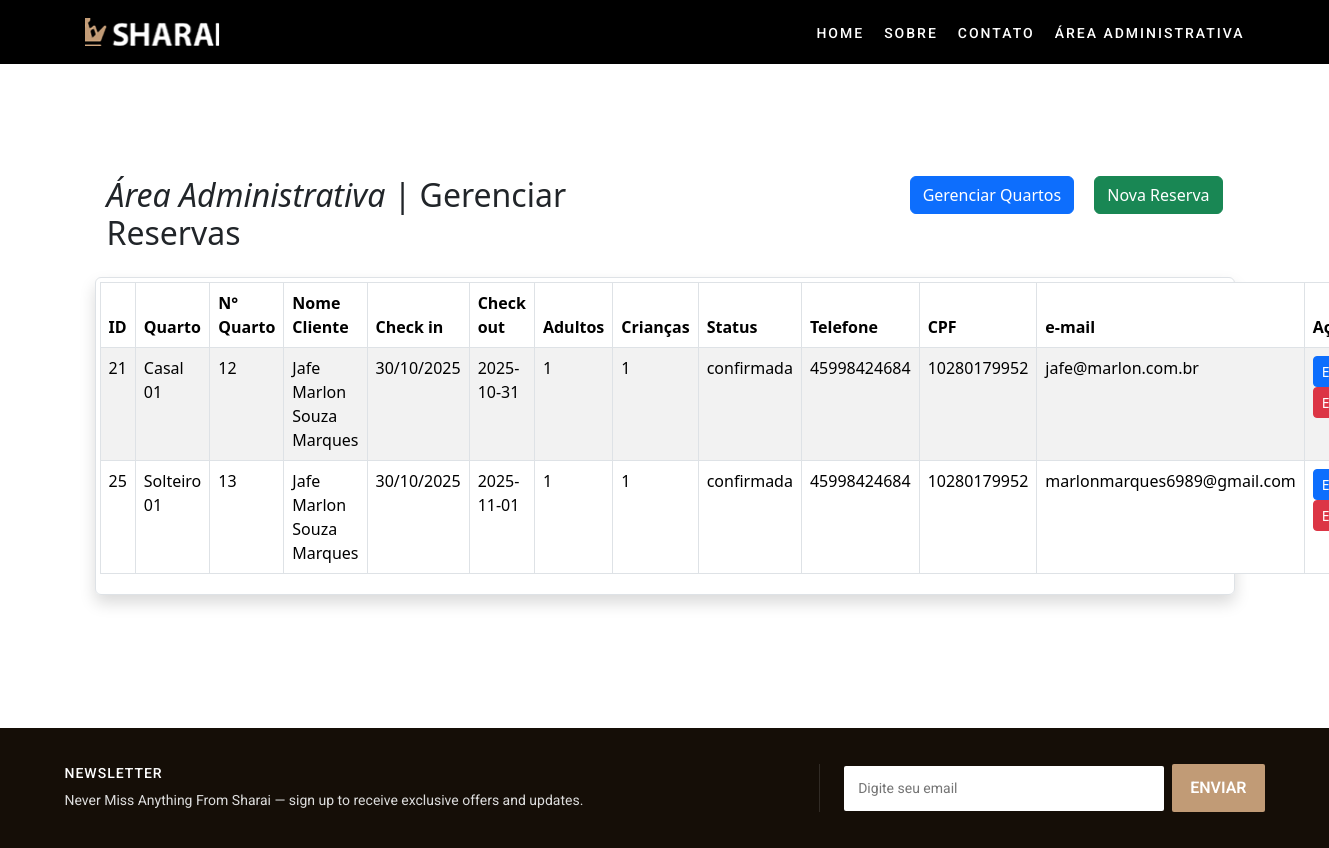
Screenshot of /reservas-gerenciar.php with the database file from the repository.
### tables this page shows
CREATE TABLE `reservas` (
  `id` int(11) NOT NULL,
  `quarto_id` int(11) NOT NULL,
  `nome_cliente` varchar(100) NOT NULL,
  `adultos` int(2) NOT NULL,
  `criancas` int(2) NOT NULL,
  `email` varchar(100) DEFAULT NULL,
  `cpf` varchar(15) NOT NULL,
  `telefone` varchar(20) DEFAULT NULL,
  `data_checkin` date DEFAULT NULL,
  `data_checkout` date DEFAULT NULL,
  `status` enum('confirmada','cancelada') DEFAULT 'confirmada',
  `created_at` timestamp NOT NULL DEFAULT current_timestamp()
);

CREATE TABLE `quartos` (
  `id` int(11) NOT NULL,
  `nome` varchar(255) NOT NULL,
  `numero` varchar(10) NOT NULL,
  `tipo` varchar(50) NOT NULL,
  `preco` decimal(10,2) NOT NULL,
  `descricao` text DEFAULT NULL,
  `ativo` tinyint(1) NOT NULL DEFAULT 1,
  `created_at` timestamp NOT NULL DEFAULT current_timestamp()
);

### reservas-gerenciar.php (the view, shortened to what this page needs)
<!DOCTYPE html>
<html lang="pt-br">
<head>
   <link rel="stylesheet" href="assets/css/correcao-modal.css">
   <link href="https://cdn.jsdelivr.net/npm/bootstrap@5.3.8/dist/css/bootstrap.min.css" rel="stylesheet"
>
</head>
<body class="mt-5">
   <?php include 'view/header.php'; ?>
   <div class="container mt-5">
      <div class="row">
         <h2 class="col-sm text-start"><i>Área Administrativa</i> | Gerenciar Reservas</h2>
         <div class="col-sm text-end">
            <a href="quartos-gerenciar.php" class="btn btn-primary me-3 "> Gerenciar Quartos </a>
            <a href="reserva.php" class="btn btn-success "> Nova Reserva </a>
         </div>
      </div>
   </div>
   <div class="container mt-3 shadow border rounded p-1">
      <table class="table table-striped table-hover table-bordered">
         <thead>
            <tr>
               <th>ID</th>
               <th>Quarto</th>
               <th>N° Quarto</th>
               <th>Nome Cliente</th>
               <th>Check in</th>
               <th>Check out</th>
               <th>Adultos</th>
               <th>Crianças</th>
               <th>Status</th>
               <th>Telefone</th>
               <th>CPF</th>
               <th>e-mail</th>
               <th>Ações</th>
            </tr>
         </thead>
         <tbody>
            <?php
            $conexao = new Conexao();
            $pdo = $conexao->getPdo();
            $sql = "SELECT r.*, q.nome AS quarto_nome, q.numero AS quarto_numero FROM reservas r LEFT JOIN quartos q ON r.quarto_id = q.id";
            $stmt = $pdo->prepare($sql);
            $stmt->execute();
            if ($stmt->rowCount() > 0) {
               while ($row = $stmt->fetch(PDO::FETCH_ASSOC)) {
                  echo "<tr>";
                  echo "<td>" . $row['id'] . "</td>";
                  echo "<td>" . htmlspecialchars($row['quarto_nome'] ?? '', ENT_QUOTES, 'UTF-8') . "</td>";
                  $numeroQuarto = isset($row['quarto_numero']) && $row['quarto_numero'] !== null ? $row['quarto_numero'] : $row['quarto_id'];
                  echo "<td>" . htmlspecialchars($numeroQuarto, ENT_QUOTES, 'UTF-8') . "</td>";
                  echo "<td>" . htmlspecialchars($row['nome_cliente'], ENT_QUOTES, 'UTF-8') . "</td>";
                  $checkin = '';
                  if (!empty($row['data_checkin']) && $row['data_checkin'] !== '0000-00-00') {
                     $dt = strtotime($row['data_checkin']);
                     if ($dt !== false) {
                        $checkin = date('d/m/Y', $dt);
                     }
                  }
                  echo "<td>" . htmlspecialchars($checkin, ENT_QUOTES, 'UTF-8') . "</td>";
                  echo "<td>" . $row['data_checkout'] . "</td>";
                  echo "<td>" . $row['adultos'] . "</td>";
                  echo "<td>" . $row['criancas'] . "</td>";
                  echo "<td>" . $row['status'] . "</td>";
                  echo "<td>" . $row['telefone'] . "</td>";
                  echo "<td>" . $row['cpf'] . "</td>";
                  echo "<td>" . htmlspecialchars($row['email'], ENT_QUOTES, 'UTF-8') . "</td>";
                  $dataAttr = '';
                  $dataAttr .= " data-id='" . $row['id'] . "'";
                  $dataAttr .= " data-quarto='" . htmlspecialchars($row['quarto_id'], ENT_QUOTES, 'UTF-8') . "'";
                  $dataAttr .= " data-nome='" . htmlspecialchars($row['nome_cliente'], ENT_QUOTES, 'UTF-8') . "'";
                  $dataAttr .= " data-adultos='" . htmlspecialchars($row['adultos'], ENT_QUOTES, 'UTF-8') . "'";
                  $dataAttr .= " data-criancas='" . htmlspecialchars($row['criancas'], ENT_QUOTES, 'UTF-8') . "'";
                  $dataAttr .= " data-status='" . htmlspecialchars($row['status'], ENT_QUOTES, 'UTF-8') . "'";
                  $dataAttr .= " data-telefone='" . htmlspecialchars($row['telefone'], ENT_QUOTES, 'UTF-8') . "'";
                  $dataAttr .= " data-cpf='" . htmlspecialchars($row['cpf'], ENT_QUOTES, 'UTF-8') . "'";
                  $dataAttr .= " data-email='" . htmlspecialchars($row['email'], ENT_QUOTES, 'UTF-8') . "'";
                  $dataAttr .= " data-checkin='" . htmlspecialchars($row['data_checkin'], ENT_QUOTES, 'UTF-8') . "'";
                  $dataAttr .= " data-checkout='" . htmlspecialchars($row['data_checkout'], ENT_QUOTES, 'UTF-8') . "'";
                  echo "<td>
                                 <button type='button' class='btn btn-primary btn-sm edit-btn' data-bs-toggle='modal' data-bs-target='#editReserva' $dataAttr> Editar </button>
                                 <button type='button' onclick=\"if(confirm('Tem certeza que deseja excluir a reserva ID {$row['id']} do cliente {$row['nome_cliente']}?')){ window.location.href='controller/processar_reservas.php?action=delete&id={$row['id']}'; }\" class='btn btn-danger btn-sm'>Excluir</button>
                              </td>";
                  echo "</tr>";
               }
            } else {
               echo "<tr><td colspan='13' class='text-center'>Nenhuma reserva cadastrada.</td></tr>";
            }
            ?>
         </tbody>
      </table>
   </div>
   <?php include 'view/footer.php'; ?>
</body>
</html

### view/header.php (shortened to what this page needs)
<!DOCTYPE html>
<html lang="pt-BR">
<head>
  <link rel="stylesheet" href="assets/css/header.css"/>
  <link rel="stylesheet" href="assets/css/footer.css"/>
  <link rel="stylesheet" href="https://cdnjs.cloudflare.com/ajax/libs/font-awesome/6.1.1/css/all.min.css" />
</head>
<body>
  <header>
  <div class="navbar">
      <div class="container-navbar">
        <img src="assets/img/sharai_logo.png" alt="sharai" class="logo-navbar" />
        <ul class="nav-links">
          <li><a href="index.php">Home</a></li>
          <li><a href="sobre.php">Sobre</a></li>
          <li><a href="contato.php">Contato</a></li>
          <li><a href="area-adm.php">Área Administrativa</a></li>
        </ul>
      </div>
  </div>
</header>
<div class="page-content">

### view/footer.php (shortened to what this page needs)
</div>
<footer>
  <div class="footer-newsletter-wrap">
    <div class="footer-newsletter">
      <div class="left">
        <h4>NEWSLETTER</h4>
        <p>Never Miss Anything From Sharai — sign up to receive exclusive offers and updates.</p>
      </div>
      <div class="right">
        <form id="email-newsletter" class="footer-form">
          <input id="email-input" type="email" placeholder="Digite seu email" aria-label="Seu e-mail">
          <button type="submit">ENVIAR</button>
        </form>
      </div>
    </div>
  </div>
</footer>

### assets/css/correcao-modal.css (style rules this page uses)
body { padding-top: 80px; }

### assets/css/header.css (style rules this page uses)
.navbar { position: fixed; top: 0; left: 0; right: 0; z-index: 1000; background: transparent; transition: background-color 200ms ease, box-shadow 200ms ease, padding 200ms ease; padding: 18px 0; display: flex; align-items: center; }
.container-navbar { max-width: 1200px; margin: 0 auto; width: 100%; padding: 0 20px; display: flex; justify-content: space-between; align-items: center; }
.logo-navbar { width: 135px; height: 28px; display: block; transition: width 200ms ease, height 200ms ease; }
.nav-links { list-style: none; margin: 0; padding: 0; display: flex; gap: 20px; align-items: center; }
.nav-links li { display: inline-block; }
.nav-links li a { text-decoration: none; color: #ffffff; font-family: Roboto, sans-serif; font-weight: 500; line-height: 18px; letter-spacing: 2px; text-transform: uppercase; font-size: 14px; }

### assets/css/footer.css (style rules this page uses)
.site-footer, footer { margin: 0; padding: 0; width: 100%; box-sizing: border-box; }
.footer-newsletter-wrap { background: #150E07; color: #fff; padding: 36px 20px; font-family: Roboto, sans-serif; }
.footer-newsletter { max-width: 1200px; margin: 0 auto; display: flex; align-items: center; gap: 24px; justify-content: space-between; }
.footer-newsletter .left { flex: 1 1 50%; }
.footer-newsletter h4 { margin: 0 0 8px 0; font-size: 14px; letter-spacing: 1px; text-transform: uppercase; color: #fff; }
.footer-newsletter p { margin: 0; color: #ddd; font-size: 14px; max-width: 520px; }
.footer-form { display: flex; gap: 8px; align-items: center; }
.footer-form input[type="email"] { padding: 12px 14px; border: none; min-width: 320px; background: #fff; color: #222; border-radius: 2px; outline: none; font-size: 14px; }
.footer-form button { background: #c19b76; color: #fff; border: none; padding: 12px 18px; cursor: pointer; border-radius: 2px; font-weight: 600; text-transform: uppercase; }
html, body { height: 100%; }
body { display: flex; flex-direction: column; min-height: 100vh; }
.page-content { flex: 1 0 auto; }

### view/header.php (style rules this page uses)
.navbar { background-color: black; }

### rows the page displays
reservas: id "21", quarto.nome "Casal 01", quarto.numero "12", nome_cliente "Jafe Marlon Souza Marques", data_checkin "30/10/2025", data_checkout "2025-10-31", adultos "1", criancas "1", status "confirmada", telefone "45998424684", cpf "10280179952", email "jafe@marlon.com.br"
reservas: id "25", quarto.nome "Solteiro 01", quarto.numero "13", nome_cliente "Jafe Marlon Souza Marques", data_checkin "30/10/2025", data_checkout "2025-11-01", adultos "1", criancas "1", status "confirmada", telefone "45998424684", cpf "10280179952", email "marlonmarques6989@gmail.com"
